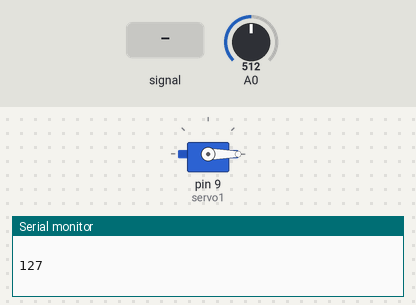
The sketch below on a simulated Arduino Uno, built with avr-gcc and run on an emulated ATmega328P. Shown: servo, the last lines printed to the serial monitor. The test bench sets the inputs (shaded band); at power-on: A0 = 512.

Above: at 1.2 s.
1.3 s: A0 fed a 200 Hz sine of ±460 counts around its level
At 4.2 s:
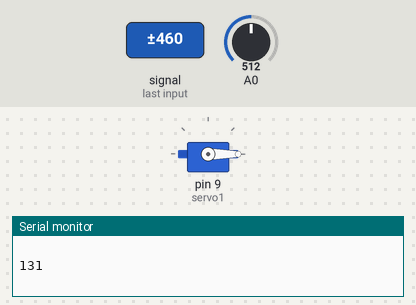
4.3 s: A0 set to 716
At 5.2 s:
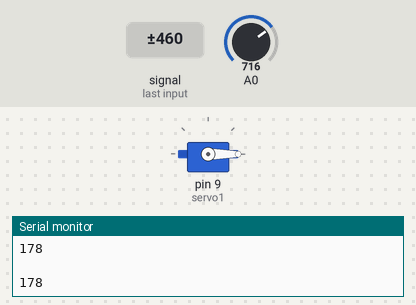
7.3 s: A0 set to 500
8.8 s: A0 set to 468
At 9.4 s:
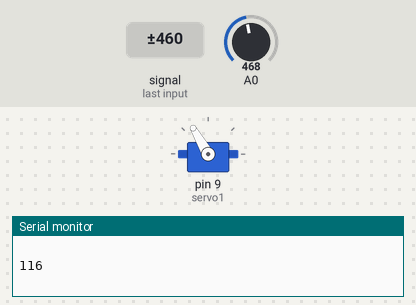
11.8 s: A0 set to 511
At 13.1 s:
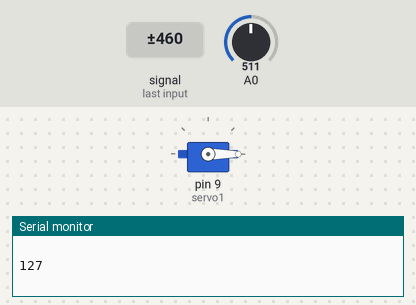
Timing chart, 0 to 14.3 s (numbered marks = the images above; inputs shaded):
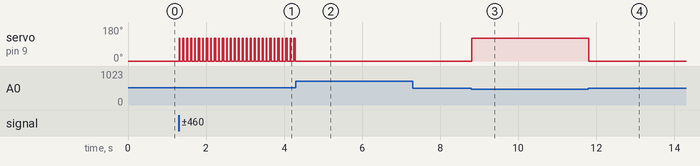

The sketch:

ver1_with_emg.ino
```cpp
#include <Servo.h>

const int NUM_READ = 50;
long sum = 0;

//инициализация сервомоторов
Servo servo1; //(пин 9)

//переменные для хранения необработанных значаний ЭМГ-сигнала
int emg1 = 0;

//переменные для хранения пороговых значений (для определения сотояния мышцы - расслаблена/напряжена)
int threshold1 = 120;

void calc()
{
   for(int i=0; i<NUM_READ; i++)
  {
    emg1 = analogRead(A0);
    sum+=emg1;
  }
  emg1=sum/ NUM_READ;
  emg1 = map(emg1, 0, 1023, 0, 255);
  Serial.println(emg1);
  Serial.println("     ");
  sum=0;
}

void setup() {
  pinMode(A0, INPUT_PULLUP);
  Serial.begin(9600);

  servo1.attach(9);
}

void loop() {
  calc();

  if(emg1>threshold1 )
  {
    servo1.write(0);
  }

  // разжатие
  else
  {
    servo1.write(120);
  }
  delay(10);
}
```

Measured:
- the behaviour switches between 486 and 485 on A0 (found by bisection; images 2 and 3)
- after the input at 1.3 s, servo on pin 9 (servo1): alternates 120° for 0.02 s and 0° for 0.08 s, starting at once
- after the input at 4.3 s, servo on pin 9 (servo1): stops changing and stays 0°
- after the input at 8.8 s, servo on pin 9 (servo1): 0° → 120° at once
- after the input at 11.8 s, servo on pin 9 (servo1): 120° → 0° at once
